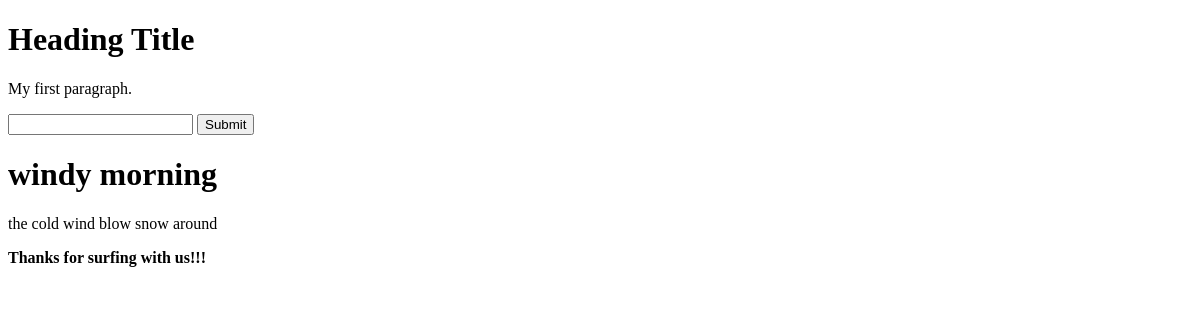
/articles/6/, run on an earlier commit of the app's database.
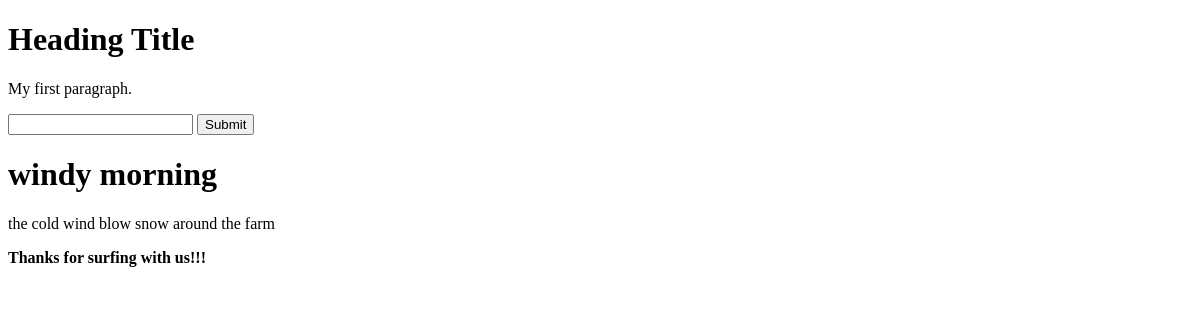
And on a later commit of the database.
### articles/models.py (models this page shows, shortened)
class Article(models.Model):
    title = models.CharField(max_length=120)
    slug = models.SlugField( blank=True, null=True)
    content = models.TextField()
    timestamp = models.DateTimeField(auto_now_add=True)
    updated = models.DateTimeField(auto_now=True)
    publish = models.DateField(auto_now=False, auto_now_add=False, default=timezone.now)

### articles/views.py (the view)
# urls.py: path('articles/<int:id>/', views.article_detail_view ),
def article_detail_view(request, id=None):
    article_obj = None
    if id is not None:
        article_obj = Article.objects.get(id=id)
    context = {
        "single_object": article_obj,
    }
    print(f'Here is the object: {article_obj.title}')
    return render(request=request, template_name="articles/details.html", context=context)

### templates/articles/details.html
{% extends "base.html" %}
{% block content %}
<h1> {{single_object.title}} </h1>
<p> {{single_object.content}} </p>
<b>Thanks for surfing with us!!!</b>
{% endblock content %}

What changed in the data, as far as the page shows it:
changed Article "windy morning": content "the cold wind blow snow around" → "the cold wind blow snow around the farm"
